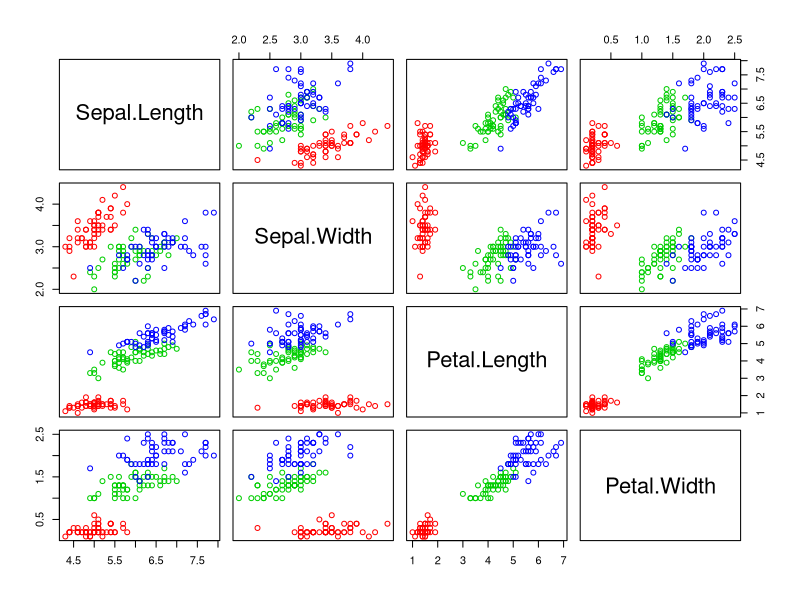

Write the R code that produced this figure.
#Selccionamos una columna de la tabla iris
#bg le damos un color a los puntos
#col le damos color a lobs bordes
#iri[1:4] escogemos las 4 columnas
plot(iris[1:4], pch=1, col=c("red","green3","blue")[unclass(iris$Species)])